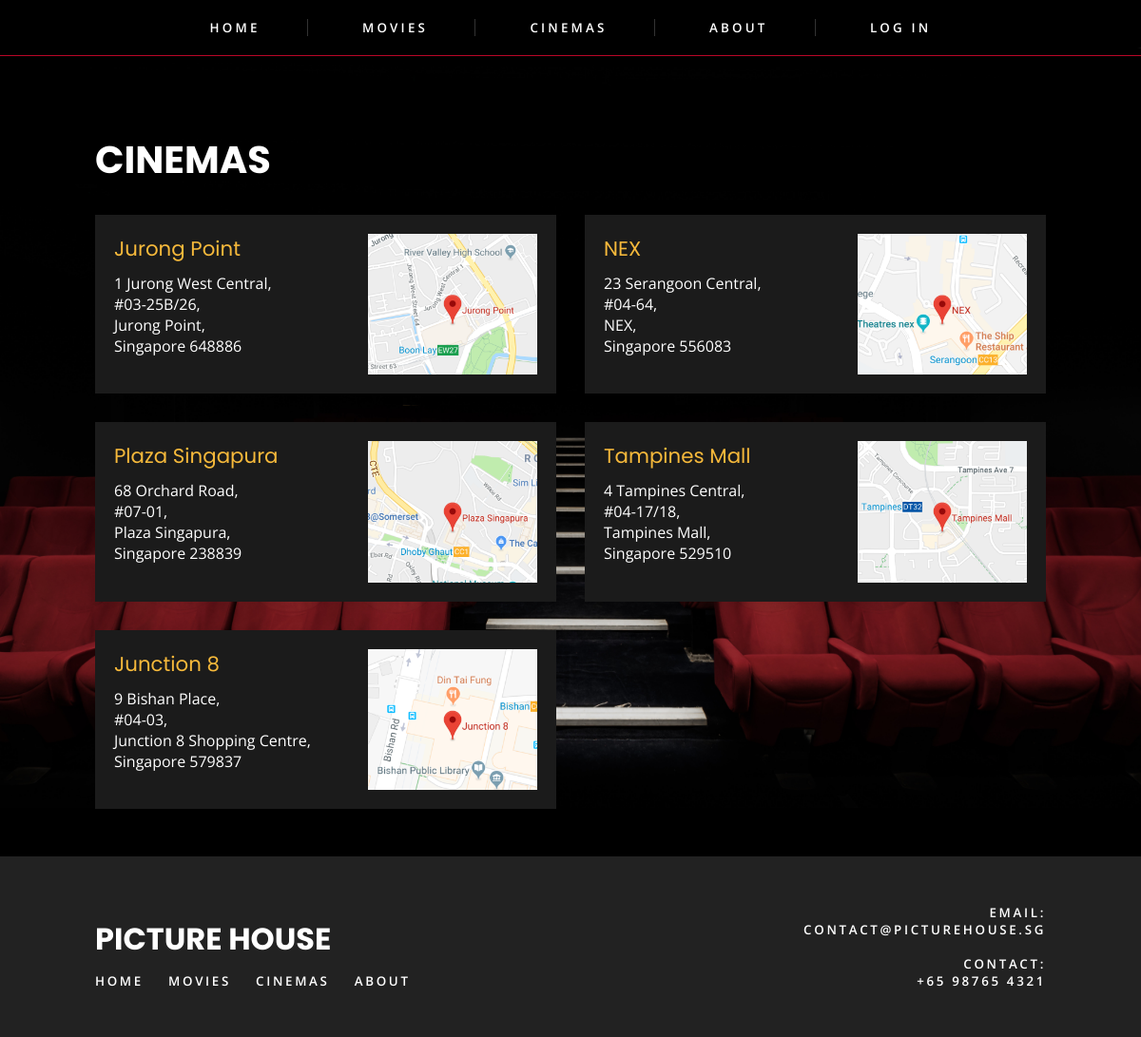
Screenshot of /cinemas.php with the database file from the repository.
### tables this page shows
CREATE TABLE IF NOT EXISTS `cinemas` (
  `id` int(100) NOT NULL AUTO_INCREMENT,
  `name` varchar(200) NOT NULL,
  `location` varchar(500) NOT NULL,
  PRIMARY KEY (`id`)
);

### cinemas.php (the view, shortened to what this page needs)
<!DOCTYPE html>
<html>
<head>
  <link rel="stylesheet" type="text/css" href="reset.css">
  <link rel="stylesheet" type="text/css" href="common.css">
  <link rel="stylesheet" type="text/css" href="cinemas.css">
</head>
<body>
  <?php include 'nav.php'; ?>
  <div class='content'>
    <div class='width-wrap'>
      <h1>CINEMAS</h1>
      <div class='movieContainer'>
        <?php
          include "db_connect.php";
          $sql = 'SELECT * FROM cinemas';
          $result = mysqli_query($conn, $sql);
          if (mysqli_num_rows($result) > 0) {
            while($row = mysqli_fetch_assoc($result)) {
              $name = $row['name'];
              $location = $row['location'];
              echo "<div class='cinema-card'>";
              echo "  <div class='cinema-details'>";
              echo "    <h2>$name</h2>";
              echo      str_replace(',', ',<br/>', $location);
              echo "   </div>";
              echo "  <img class='map' src='maps/{$name}.png' />";
              echo "</div>";
            }
          }
        ?>
      </div>
    </div>
  </div>
  <?php include 'footer.php'; ?>
</body>
</html>

### nav.php (shortened to what this page needs)
<nav>
    <a href="index.php">Home</a>
    <a href="browse.php">Movies</a>
    <a href="cinemas.php">Cinemas</a>
    <a href="about.php">About</a>
    <?php
        if (isset($_SESSION['user_email'])) {
            echo "<a href='account.php'>Account</a>";
        } else {
            echo "<a href='#' class='show-modal'>Log In</a>";
        }
    ?>
</nav>

### footer.php
<footer>
    <div class="width-wrap">
        <div class="links">
            <h1>PICTURE HOUSE</h1>
            <a href="index.php">Home</a>
            <a href="browse.php">Movies</a>
            <a href="cinemas.php">Cinemas</a>
            <a href="about.php">About</a>
        </div>
        email: <br />
        contact@picturehouse.sg <br />
        <br />
        contact: <br />
        +65 98765 4321 <br />
    </div>
</footer>

### common.css (style rules this page uses)
body { color: #FFFFFF; font-family: 'Open Sans', sans-serif; background-color: #000; min-height: 100%; }
a { color: #FFFFFF; text-decoration: none; }
h1 { font-family: 'Poppins', sans-serif; font-weight: bold; font-size: 30pt; line-height: 0.9em; margin-bottom: 10px; }
h2 { font-family: 'Poppins', sans-serif; font-weight: normal; font-size: 21pt; margin-bottom: 10px; }
.content { position: relative; padding: 150px 15px 50px; min-height: 100%; }
.width-wrap { width: 100%; max-width: 1000px; margin: 0 auto; position: relative; z-index: 10; }
nav { z-index: 100; position: absolute; width: 100%; background-color: rgba(0, 0, 0, 0.7); text-align: center; text-transform: uppercase; font-weight: 600; letter-spacing: 0.2em; border-bottom: 0.5px solid #B90628; }
nav a { font-size: 10pt; display: inline-block; padding: 10px 20px; margin: 10px 30px; position: relative; transition: color 200ms; }
nav a::after { content: ''; position: absolute; right: -30px; top: 10px; bottom: 10px; display: block; height: auto; border-right: 1px solid rgba(255, 255, 255, 0.2); }
nav a:last-child::after { content: none; }
footer { background-color: #222222; padding: 50px 0; text-align: right; text-transform: uppercase; font-weight: 600; font-size: 10pt; letter-spacing: 0.2em; clear: both; }
footer h1 { font-size: 24pt; letter-spacing: 0; margin-bottom: 20px; }
footer .links { position: absolute; bottom: 0; text-align: left; }
footer a { display: inline-block; margin-right: 20px; }

### cinemas.css (style rules this page uses)
.content { overflow: auto; }
.content::after { content: ""; background: url(chairs.jpg); background-repeat: no-repeat; background-position: center center; background-size: 100%; top: 0; left: 0; bottom: 0; right: 0; position: absolute; z-index: -1; }
h2 { font-size: 16pt; color: #f6b93b; }
.map { float: right; width: 40%; }
.cinema-details { float: left; width: 60%; }
.cinema-card { overflow: auto; float: left; width: 485px; box-sizing: border-box; background-color: rgb(27,27,27); padding: 20px; margin: 30px 0 0; }
.cinema-card:nth-of-type(2n) { float: right; }

### rows the page displays
cinemas: name "Jurong Point", location "1 Jurong West Central, #03-25B/26, Jurong Point, Singapore 648886", name (picture)
cinemas: name "NEX", location "23 Serangoon Central, #04-64, NEX, Singapore 556083", shows a picture
cinemas: name "Plaza Singapura", location "68 Orchard Road, #07-01, Plaza Singapura, Singapore 238839", name (picture)
cinemas: name "Tampines Mall", location "4 Tampines Central, #04-17/18, Tampines Mall, Singapore 529510", name (picture)
cinemas: name "Junction 8", location "9 Bishan Place, #04-03, Junction 8 Shopping Centre, Singapore 579837", name (picture)
